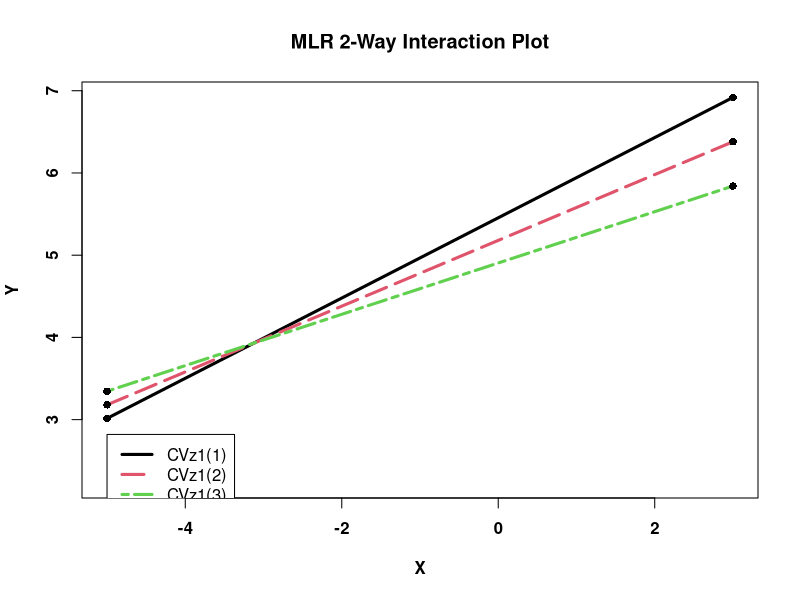
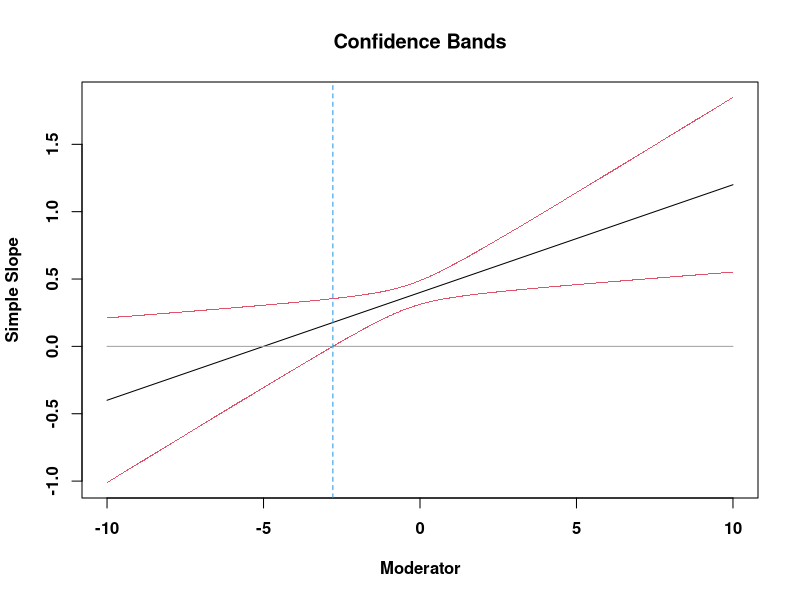

The R source for these figures, in order: (Note: this script raises an error after producing the figures.)
#APA Style Simple Slope Plots

#See https://sakaluk.wordpress.com/2015/08/27/6-make-it-pretty-plotting-2-way-interactions-with-ggplot2/
#Will need to manually add in slope equations in a word doc after inserting PDF of plot
#Slope info can be found using the this tool: http://www.quantpsy.org/interact/mlr2.htm
    #Make sure to save the output from here in a word doc in case you need it later

#Make sure to run analyses in main script first, since you will need to have
#the data in your environment

library(psych)
library(ggplot2)

apatheme=theme_bw()+
  theme(panel.grid.major=element_blank(),
        panel.grid.minor=element_blank(),
        panel.border=element_blank(),
        axis.line=element_line(),
        text=element_text(family='Times'))



# Responsiveness X PAS

#Part 1
xx <- c(-5,3)   #  <-- change to alter plot dims
yy <- c(2.2342,6.919)   #  <-- change to alter plot dims
leg <- c(-5,2.8198)   #  <-- change to alter legend location
x <- c(-5,3)   #  <-- x-coords for lines
y1 <- c(3.015,6.919)
y2 <- c(3.18,6.38)
y3 <- c(3.345,5.841)
plot(xx,yy,type='n',font=2,font.lab=2,xlab='X',ylab='Y',main='MLR 2-Way Interaction Plot')
lines(x,y1,lwd=3,lty=1,col=1)
lines(x,y2,lwd=3,lty=5,col=2)
lines(x,y3,lwd=3,lty=6,col=3)
points(x,y1,col=1,pch=16)
points(x,y2,col=1,pch=16)
points(x,y3,col=1,pch=16)
legend(leg[1],leg[2],legend=c('CVz1(1)','CVz1(2)','CVz1(3)'),lwd=c(3,3,3),lty=c(1,5,6),col=c(1,2,3))


z1=-10  #supply lower bound for z
z2=10   #supply upper bound for z
z <- seq(z1,z2,length=1000)
fz <- c(z,z)
y1 <- (0.4+0.08*z)+(1.9725*sqrt(0.002+(2*z*0.0003)+((z^2)*0.001)))
y2 <- (0.4+0.08*z)-(1.9725*sqrt(0.002+(2*z*0.0003)+((z^2)*0.001)))
fy <- c(y1,y2)
fline <- (0.4+0.08*z)
plot(fz,fy,type='p',pch='.',font=2,font.lab=2,col=2,xlab='Moderator',ylab='Simple Slope',main='Confidence Bands')
lines(z,fline)
f0 <- array(0,c(1000))
lines(z,f0,col=8)
abline(v=-21.7932,col=4,lty=2)
abline(v=-2.7838,col=4,lty=2)

#Part 2

respXPAS_ss=ggplot(ds, aes(x = iris_r_centered, y = eff_comp)) +
  geom_point(alpha = 0.00) +
  labs(x = 'Emotional Responsiveness', y = 'IER Effectiveness') +
  scale_size_continuous(guide = "none") +
  geom_abline(aes(intercept=5.455, slope=0.488, linetype='+1SD PAS')) +
  geom_abline(aes(intercept=5.18, slope=0.4, linetype='Mean PAS')) +
  geom_abline(aes(intercept=4.905, slope=0.312, linetype='-1SD PAS')) +
  scale_linetype_manual(values=c('solid','dashed','dotted'), breaks=c('+1SD PAS','Mean PAS','-1SD PAS'),name=NULL)+ apatheme

respXPAS_ss + expand_limits(x = c(-5, 3), y = c(2, 7))

ggsave(file = "respXPAS_ss.pdf")   

#--------------------------------------------------------------------------------------------------

### Cog X PAS 

#Part 1

xx <- c(-5,3)   #  <-- change to alter plot dims
yy <- c(2.5906,6.8248)   #  <-- change to alter plot dims
leg <- c(-5,3.1199)   #  <-- change to alter legend location
x <- c(-5,3)   #  <-- x-coords for lines
y1 <- c(3.4884,6.8248)
y2 <- c(3.3924,6.3409)
y3 <- c(3.2963,5.8571)
plot(xx,yy,type='n',font=2,font.lab=2,xlab='X',ylab='Y',main='MLR 2-Way Interaction Plot')
lines(x,y1,lwd=3,lty=1,col=1)
lines(x,y2,lwd=3,lty=5,col=2)
lines(x,y3,lwd=3,lty=6,col=3)
points(x,y1,col=1,pch=16)
points(x,y2,col=1,pch=16)
points(x,y3,col=1,pch=16)
legend(leg[1],leg[2],legend=c('CVz1(1)','CVz1(2)','CVz1(3)'),lwd=c(3,3,3),lty=c(1,5,6),col=c(1,2,3))

z1=-10  #supply lower bound for z
z2=10   #supply upper bound for z
z <- seq(z1,z2,length=1000)
fz <- c(z,z)
y1 <- (0.36857+0.04407*z)+(1.9725*sqrt(0.0015938342+(2*z*0.0002193848)+((z^2)*0.0006529323)))
y2 <- (0.36857+0.04407*z)-(1.9725*sqrt(0.0015938342+(2*z*0.0002193848)+((z^2)*0.0006529323)))
fy <- c(y1,y2)
fline <- (0.36857+0.04407*z)
plot(fz,fy,type='p',pch='.',font=2,font.lab=2,col=2,xlab='Moderator',ylab='Simple Slope',main='Confidence Bands')
lines(z,fline)
f0 <- array(0,c(1000))
lines(z,f0,col=8)
abline(v=-3.9143,col=4,lty=2)
abline(v=55.3539,col=4,lty=2)

#Part 2

cogXPAS_ss=ggplot(ds, aes(x = iris_cs_centered, y = eff_comp)) +
  geom_point(alpha = 0.00) +
  labs(x = 'Cognitive Support', y = 'IER Effectiveness') +
  scale_size_continuous(guide = "none") +
  geom_abline(aes(intercept=5.5737, slope=0.417, linetype='+1SD PAS')) +
  geom_abline(aes(intercept=5.2352, slope=0.3686, linetype='Mean PAS')) +
  geom_abline(aes(intercept=4.8968, slope=0.3201, linetype='-1SD PAS')) +
  scale_linetype_manual(values=c('solid','dashed','dotted'), breaks=c('+1SD PAS','Mean PAS','-1SD PAS'),name=NULL)+ apatheme

cogXPAS_ss

cogXPAS_ss + expand_limits(x = c(-5, 3), y = c(2, 7))

ggsave(file = "cogXPAS_ss.pdf")   

#--------------------------------------------------------------------------------------------------

# Solicitation X PAS 

#Part 1
xx <- c(1,2)   #  <-- change to alter plot dims
yy <- c(4.698,6.2087)   #  <-- change to alter plot dims
leg <- c(1,4.8869)   #  <-- change to alter legend location
x <- c(1,2)   #  <-- x-coords for lines
y1 <- c(6.0581,6.2087)
y2 <- c(5.504,5.9144)
y3 <- c(4.9498,5.6201)
plot(xx,yy,type='n',font=2,font.lab=2,xlab='X',ylab='Y',main='MLR 2-Way Interaction Plot')
lines(x,y1,lwd=3,lty=1,col=1)
lines(x,y2,lwd=3,lty=5,col=2)
lines(x,y3,lwd=3,lty=6,col=3)
points(x,y1,col=1,pch=16)
points(x,y2,col=1,pch=16)
points(x,y3,col=1,pch=16)
legend(leg[1],leg[2],legend=c('CVz1(1)','CVz1(2)','CVz1(3)'),lwd=c(3,3,3),lty=c(1,5,6),col=c(1,2,3))

z1=-10  #supply lower bound for z
z2=10   #supply upper bound for z
z <- seq(z1,z2,length=1000)
fz <- c(z,z)
y1 <- (0.41045+-0.23618*z)+(1.9725*sqrt(0.01728333+(2*z*0.00004213929)+((z^2)*0.01327744)))
y2 <- (0.41045+-0.23618*z)-(1.9725*sqrt(0.01728333+(2*z*0.00004213929)+((z^2)*0.01327744)))
fy <- c(y1,y2)
fline <- (0.41045+-0.23618*z)
plot(fz,fy,type='p',pch='.',font=2,font.lab=2,col=2,xlab='Moderator',ylab='Simple Slope',main='Confidence Bands')
lines(z,fline)
f0 <- array(0,c(1000))
lines(z,f0,col=8)
abline(v=0.5271,col=4,lty=2)
abline(v=46.6163,col=4,lty=2)

#Part 2

seekingXPAS_ss=ggplot(ds, aes(x = seeking, y = eff_comp)) +
  geom_point(alpha = 0.00) +
  labs(x = 'Youth-Solicited IER', y = 'IER Effectiveness') +
  scale_size_continuous(guide = "none") +
  geom_abline(aes(intercept=5.9074, slope=0.1507, linetype='+1SD PAS')) +
  geom_abline(aes(intercept=5.0935, slope=0.4105, linetype='Mean PAS')) +
  geom_abline(aes(intercept=4.2796, slope=0.6702, linetype='-1SD PAS')) +
  scale_linetype_manual(values=c('solid','dashed','dotted'), breaks=c('+1SD PAS','Mean PAS','-1SD PAS'),name=NULL)+ apatheme

seekingXPAS_ss

seekingXPAS_ss + ylim(3, 7)

ggsave(file = "seekingXPAS_ss.pdf")   
